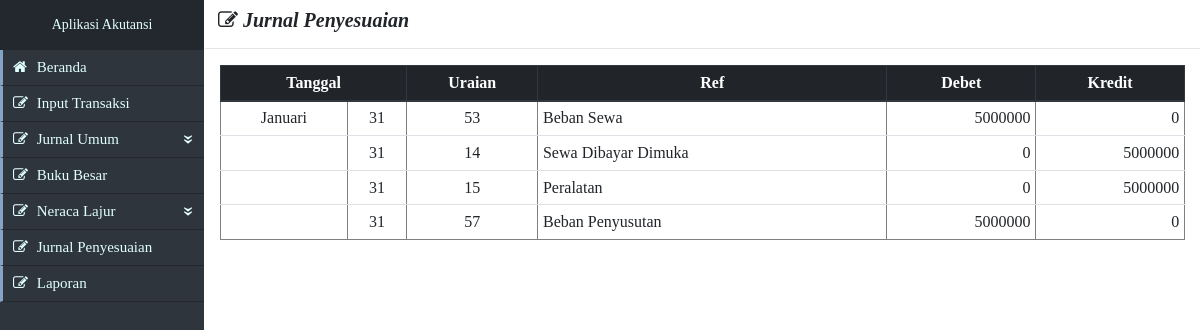
Page /public/archive/jurnalPenyesuaian.php on the committed database.
### tables this page shows
CREATE TABLE `neracalajur` (
  `idnl` varchar(100) DEFAULT NULL,
  `noRef` varchar(10) DEFAULT NULL,
  `neracaSaldoD` int(100) DEFAULT NULL,
  `neracaSaldoK` int(100) DEFAULT NULL,
  `penyesuaianD` int(100) DEFAULT NULL,
  `penyesuaianK` int(100) DEFAULT NULL,
  `neracaSaldoSetelahD` int(100) DEFAULT NULL,
  `neracaSaldoSetelahK` int(100) DEFAULT NULL,
  `rugiLabaD` int(100) DEFAULT NULL,
  `rugiLabaK` int(100) DEFAULT NULL,
  `neracaD` int(100) DEFAULT NULL,
  `neracaK` int(100) DEFAULT NULL
);

CREATE TABLE `ketref` (
  `golAkun` varchar(50) DEFAULT NULL,
  `noRef` varchar(10) NOT NULL,
  `ketref` varchar(50) DEFAULT NULL,
  `kdUnik` varchar(50) DEFAULT NULL
);

### public/archive/jurnalPenyesuaian.php (the view, shortened to what this page needs)
<?php include('../includes/templateAkutansi.php') ?>
		<div class="col-lg-10">
			<h5 class="ml-2 mt-2"><strong><i>&nbsp<span class="fa fa-pencil-square-o"></span> Jurnal Penyesuaian</i></strong></h5>
			<hr>
			<div class="container-fluid">
				<table border="1" class="table table-sm">
					<thead class="thead-dark text-center">
						<tr>
							<th colspan="2">Tanggal</th>
							<th>Uraian</th>
							<th>Ref</th>
							<th>Debet</th>
							<th>Kredit</th>
						</tr>
					</thead>
					<?php
						$con = mysqli_connect("localhost","root","","akutansiAuto");
					    if (mysqli_connect_errno()){
					        echo "Koneksi database gagal : " . mysqli_connect_error();
					    } else {
							$query = mysqli_query($con,"select*from neracalajur inner join ketref on ketref.noRef = neracalajur.noRef  where (penyesuaianD <> 0 or penyesuaianK <> 0) order by kdUnik");
							$param=0;
					        foreach ($query as $key) { ?>
									<td class="text-center">
										<?php
											$tanggal1=$key["idnl"];
											$bln=substr($tanggal1,5,2);
											if ($bln=='01' or $bln=='1' ) {
												$bulan='Januari';
											} elseif ($bln=='02' or $bln=='2' ) {
												$bulan='Februari';
											} elseif ($bln=='03' or $bln=='3' ) {
												$bulan='Maret';
											} elseif ($bln=='04' or $bln=='4' ) {
												$bulan='April';
											} elseif ($bln=='05' or $bln=='5' ) {
												$bulan='Mei';
											} elseif ($bln=='06' or $bln=='6' ) {
												$bulan='Juni';
											} elseif ($bln=='07' or $bln=='7' ) {
												$bulan='Juli';
											} elseif ($bln=='08' or $bln=='8' ) {
												$bulan='Agustus';
											} elseif ($bln=='09' or $bln=='9' ) {
												$bulan='September';
											} elseif ($bln=='10' or $bln=='10' ) {
												$bulan='Oktober';
											} elseif ($bln=='11' or $bln=='11' ) {
												$bulan='November';
											} elseif ($bln=='12' or $bln=='12' ) {
												$bulan='Desember';
											}
											if ($param!=$bln) {
												echo $bulan;
											}
											$param=$bln;
										?>
									</td>
									<td class="text-center">
										<?php
											$hari_ini = date($tanggal1.'-01');
											$tgl_terakhir = date('Y-m-t', strtotime($hari_ini));
											echo substr($tgl_terakhir,8,2);
										?>
									</td>
					        		<td class="text-center"><?php echo $key['noRef'] ?></td>
					        		<td ><?php echo $key['ketref'] ?></td>
						        	<td class="text-right"><?php echo $key['penyesuaianD'] ?></td>
						        	<td class="text-right"><?php echo $key['penyesuaianK'] ?></td>
					        <?php }
					    }
					?>
				</table>
			</div>
		</div>
	</div>
</body>
</html>

### assets/css/style.css (style rules this page uses)
* { margin: 0px;padding:0px;font-family: calibri; }
body { margin: 0px; padding: 0px; }

### rows in the picture
neracalajur: idnl "Januari", idnl "31", ketref.noRef "53", ketref.ketref "Beban Sewa", penyesuaianD "5000000", penyesuaianK "0"
neracalajur: idnl "31", ketref.noRef "14", ketref.ketref "Sewa Dibayar Dimuka", penyesuaianD "0", penyesuaianK "5000000"
neracalajur: idnl "31", ketref.noRef "15", ketref.ketref "Peralatan", penyesuaianD "0", penyesuaianK "5000000"
neracalajur: idnl "31", ketref.noRef "57", ketref.ketref "Beban Penyusutan", penyesuaianD "5000000", penyesuaianK "0"
